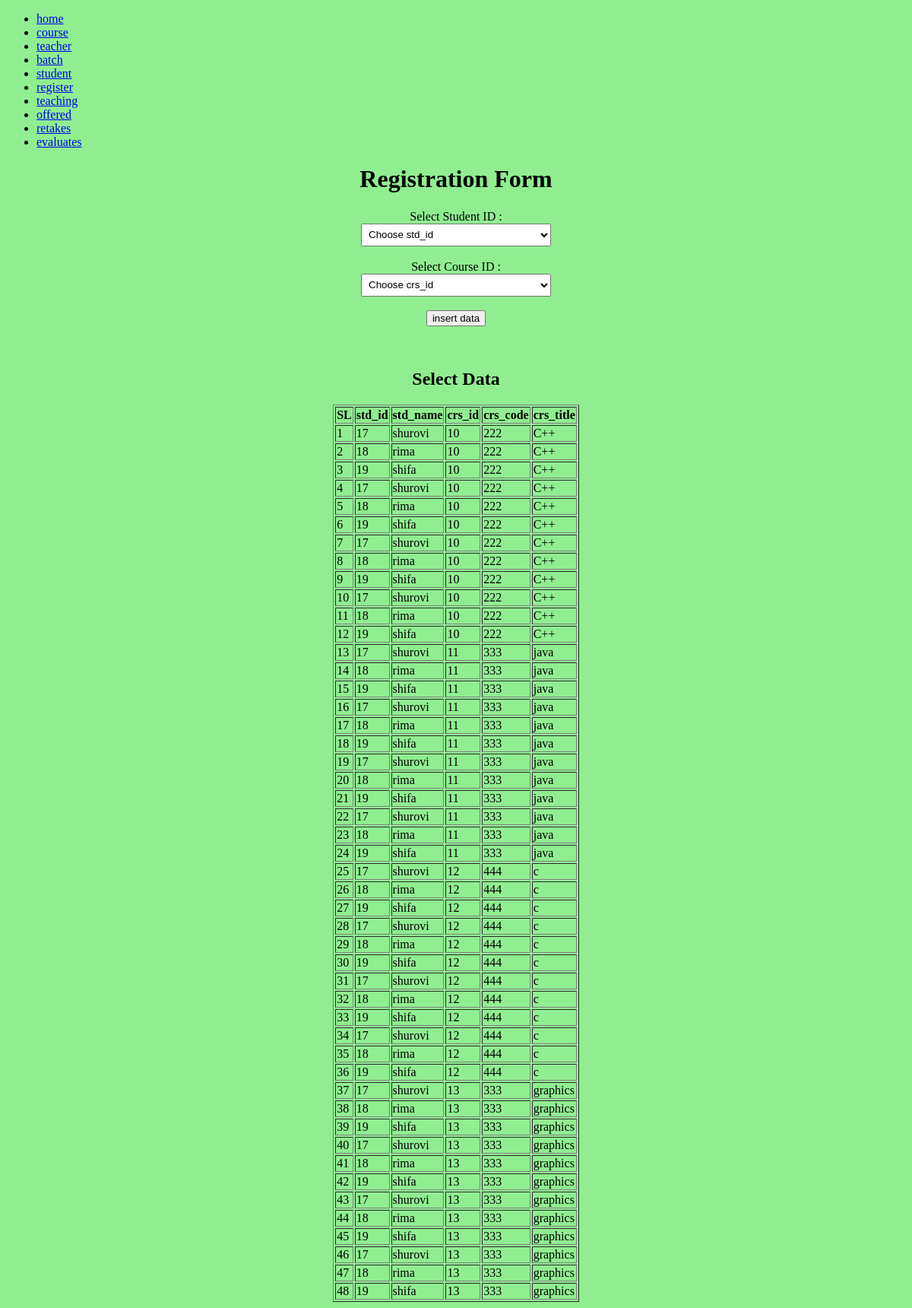
/register.php, run on the app's committed database.
### tables this page shows
CREATE TABLE IF NOT EXISTS `student` (
  `std_id` int(110) NOT NULL AUTO_INCREMENT,
  `std_name` varchar(110) NOT NULL,
  `std_roll` varchar(110) NOT NULL,
  `batch_no` varchar(110) NOT NULL,
  PRIMARY KEY (`std_id`)
);

CREATE TABLE IF NOT EXISTS `course` (
  `crs_id` int(110) NOT NULL AUTO_INCREMENT,
  `crs_code` int(110) NOT NULL,
  `crs_title` varchar(110) NOT NULL,
  PRIMARY KEY (`crs_id`)
);

### register.php (the view, shortened to what this page needs)
   <!DOCTYPE HTML>
<html>
	<head>
		<link rel="stylesheet" href="style.css">
	</head>
	<body>
			<ul>
	 <li><a href="index.php">home</a></li>
      <li><a href="course.php">course</a></li>
      <li><a href="teacher.php">teacher</a></li>
      <li><a href="batch.php">batch</a></li>
      <li><a href="student.php">student</a></li>
      <li><a href="register.php">register</a></li>
	  <li><a href="teaching.php">teaching</a></li>
	  <li><a href="offered.php">offered</a></li>
	  <li><a href="retakes.php">retakes</a></li>
	  <li><a href="evaluates.php">evaluates</a></li>
			</ul>
<html>
<head>
</head>
<body>
<center>
<h1>Registration Form </h1>
<form action="" style "margin-left:170px;" method="post">
<label for="sel1">Select Student ID :</label><br>
					<select name="std_id" style="width:250px;height:30px;padding:5px 5px;">
									<option selected="selected"><center> Choose std_id </center></option>
							  </select><br><br>
<label for="sel1">Select Course ID :</label><br>
					<select name="crs_id" style="width:250px;height:30px;padding:5px 5px;">
									<option selected="selected"><center> Choose crs_id </center></option>
							  </select><br><br>
<input type= "submit" value="insert data" name="send"><br><br>
</form>
<br>
<?php
$conn = mysqli_connect("localhost","root","","razia_sultana");
?>
 <h2>Select Data</h2>
			 <table border="1" text-align="center">
			<tr>
				<th>SL</th>
				<th>std_id</th>
				<th>std_name</th>
               <th>crs_id</th>
			   <th>crs_code</th>
			   <th>crs_title</th>
			</tr>
<?php
$sql = "select student.std_id, student.std_name, batch.batch_no, course.crs_id, course.crs_code, course.crs_title
from student,batch,course";
$result = mysqli_query($conn,$sql);
$count = 1;
foreach($result as $output){
?>
<tr>
	<td><?php echo $count; ?></td>
	<td><?php echo $output['std_id']; ?></td>
	<td><?php echo $output['std_name']; ?></td>
   <td><?php echo $output['crs_id']; ?></td>
   <td><?php echo $output['crs_code']; ?></td>
   <td><?php echo $output['crs_title']; ?></td>
</tr>
<?php
$count++;
}
?>
</table>
</body>
</html>

### register.php (style rules this page uses)
body { background-color:lightgreen; }

### data on the page
student: std_id "17", std_name "shurovi", course.crs_id "10", course.crs_code "222", course.crs_title "C++", course.crs_id "11", course.crs_code "333", course.crs_title "java", course.crs_id "12", course.crs_code "444", course.crs_title "c", course.crs_id "13", course.crs_title "graphics"
student: std_id "18", std_name "rima", course.crs_id "10", course.crs_code "222", course.crs_title "C++", course.crs_id "11", course.crs_code "333", course.crs_title "java", course.crs_id "12", course.crs_code "444", course.crs_title "c", course.crs_id "13", course.crs_title "graphics"
student: std_id "19", std_name "shifa", course.crs_id "10", course.crs_code "222", course.crs_title "C++", course.crs_id "11", course.crs_code "333", course.crs_title "java", course.crs_id "12", course.crs_code "444", course.crs_title "c", course.crs_id "13", course.crs_title "graphics"
